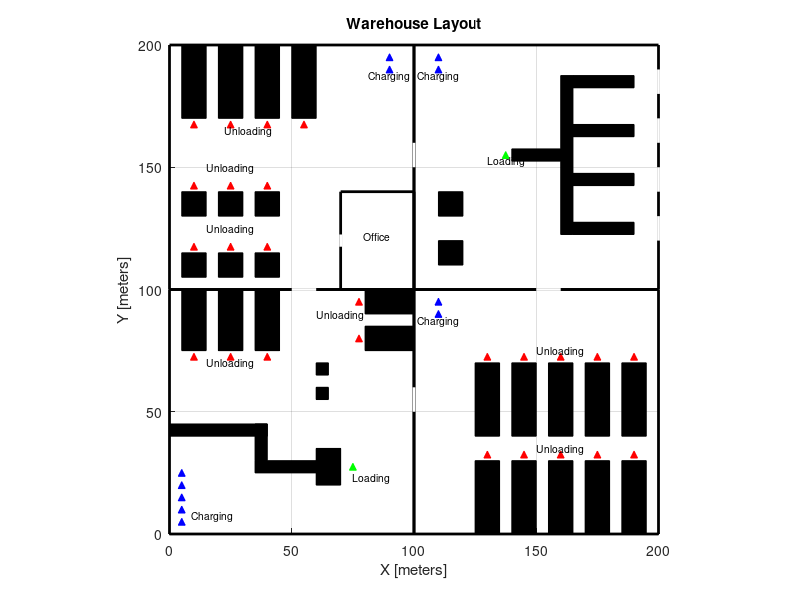

MATLAB code to generate this figure:
function warehouse_layout()

% Define the figure
figure;
hold on;
%% 

%%%%% ROOM 1 LAYOUT %%%%%

% Define the outer boundary for Room 1 (100x100 meters)
plot([0 100 100 0 0], [0 0 100 100 0], 'k', 'LineWidth', 2);

% Define the walls (black areas) as filled polygons
% Draw obstacles (partitions and blocks)

% Conveyor for arriving packages
fill([35 35 40 40], [30 45 45 30], 'k'); % Vertical conveyor

fill([35 35 60 60], [25 30 30 25], 'k'); % Horizontal conveyor 1

fill([0 0 40 40], [40 45 45 40], 'k'); % Horizontal conveyor 2

% Block 1
fill([60 60 70 70], [20 35 35 20], 'k'); % Small block near loading station

% Rack 1
fill([5 5 15 15], [75 100 100 75], 'k'); % Unloading rack 1

% Rack 2
fill([20 20 30 30], [75 100 100 75], 'k'); % Unloading rack 2

% Rack 3
fill([35 35 45 45], [75 100 100 75], 'k'); % Unloading rack 3

% Rack 4
fill([80 80 100 100], [90 100 100 90], 'k'); % Unloading rack 4

% Rack 5
fill([80 80 100 100], [75 85 85 75], 'k'); % Unloading rack 5

% Obstacle 1
fill([60 60 65 65], [65 70 70 65], 'k'); % Obstacle 1

% Obstacle 2
fill([60 60 65 65], [55 60 60 55], 'k'); % Obstacle 2

% Define the charging and loading/unloading areas
charging_x = [5, 5, 5, 5, 5];
charging_y = [5, 10, 15, 20, 25];

loading_x = 75;
loading_y = 27.5;

unloading_x = [10, 25, 40, 77.5, 77.5];
unloading_y = [72.5, 72.5, 72.5, 80, 95];

% Plot the charging stations
plot(charging_x, charging_y, 'b^', 'MarkerSize', 5, 'MarkerFaceColor', 'b');
text(17.5, 5, 'Charging', 'HorizontalAlignment', 'center', 'VerticalAlignment', 'bottom', 'FontSize', 7.5);

% Plot the loading stations
plot(loading_x, loading_y, 'g^', 'MarkerSize', 5, 'MarkerFaceColor', 'g');
text(75, 25, 'Loading', 'HorizontalAlignment', 'left', 'VerticalAlignment', 'top', 'FontSize', 7.5);

% Plot the unloading stations
plot(unloading_x, unloading_y, 'r^', 'MarkerSize', 5, 'MarkerFaceColor', 'r');
text(25, 67.5, 'Unloading', 'HorizontalAlignment', 'center', 'VerticalAlignment', 'bottom', 'FontSize', 7.5);
text(70, 87.5, 'Unloading', 'HorizontalAlignment', 'center', 'VerticalAlignment', 'bottom', 'FontSize', 7.5);


%% 

%%%%% ROOM 2 LAYOUT %%%%%

% Define the outer boundary for Room 2 (100x100 meters)
plot([100 200 200 100 100], [0 0 100 100 0], 'k', 'LineWidth', 2);

% Rack 1
fill([125 125 135 135], [0 30 30 0], 'k'); % Unloading rack 1

% Rack 2
fill([140 140 150 150], [0 30 30 0], 'k'); % Unloading rack 2

% Rack 3
fill([155 155 165 165], [0 30 30 0], 'k'); % Unloading rack 3

% Rack 4
fill([170 170 180 180], [0 30 30 0], 'k'); % Unloading rack 4

% Rack 5
fill([185 185 195 195], [0 30 30 0], 'k'); % Unloading rack 5

% Rack 6
fill([125 125 135 135], [40 70 70 40], 'k'); % Unloading rack 6

% Rack 7
fill([140 140 150 150], [40 70 70 40], 'k'); % Unloading rack 7

% Rack 8
fill([155 155 165 165], [40 70 70 40], 'k'); % Unloading rack 8

% Rack 9
fill([170 170 180 180], [40 70 70 40], 'k'); % Unloading rack 9

% Rack 10
fill([185 185 195 195], [40 70 70 40], 'k'); % Unloading rack 10

% Define the charging and unloading areas
charging_x = [110, 110];
charging_y = [90, 95];

unloading_x = [130, 145, 160, 175, 190, 130, 145, 160, 175, 190];
unloading_y = [32.5, 32.5, 32.5, 32.5, 32.5, 72.5, 72.5, 72.5, 72.5, 72.5];

% Plot the charging stations
plot(charging_x, charging_y, 'b^', 'MarkerSize', 5, 'MarkerFaceColor', 'b');
text(110, 85, 'Charging', 'HorizontalAlignment', 'center', 'VerticalAlignment', 'bottom', 'FontSize', 7.5);

% Plot the unloading stations
plot(unloading_x, unloading_y, 'r^', 'MarkerSize', 5, 'MarkerFaceColor', 'r');
text(160, 32.5, 'Unloading', 'HorizontalAlignment', 'center', 'VerticalAlignment', 'bottom', 'FontSize', 7.5);
text(160, 72.5, 'Unloading', 'HorizontalAlignment', 'center', 'VerticalAlignment', 'bottom', 'FontSize', 7.5);

%% 

%%%%% ROOM 3 LAYOUT %%%%%

% Define the outer boundary for Room 3 (100x100 meters)
plot([100 200 200 100 100], [100 100 200 200 100], 'k', 'LineWidth', 2);

% Conveyors to load into delivery trucks
fill([160 160 165 165], [122.5, 187.5, 187.5, 122.5], 'k'); % Vertical conveyor

fill([165 165 190 190], [122.5 127.5 127.5 122.5], 'k'); % Horizontal conveyor 1

fill([165 165 190 190], [142.5 147.5 147.5 142.5], 'k'); % Horizontal conveyor 2

fill([165 165 190 190], [162.5 167.5 167.5 162.5], 'k'); % Horizontal conveyor 3

fill([165 165 190 190], [182.5 187.5 187.5 182.5], 'k'); % Horizontal conveyor 4

fill([140 140 160 160], [152.5 157.5 157.5 152.5], 'k'); % Horizontal conveyor 4

% Obstacle 1
fill([110 110 120 120], [110 120 120 110], 'k'); % Obstacle 1

% Obstacle 2
fill([110 110 120 120], [130 140 140 130], 'k'); % Obstacle 2

% Define the charging and loading areas
charging_x = [110, 110];
charging_y = [190, 195];

loading_x = 137.5;
loading_y = 155;

% Plot the charging stations
plot(charging_x, charging_y, 'b^', 'MarkerSize', 5, 'MarkerFaceColor', 'b');
text(110, 185, 'Charging', 'HorizontalAlignment', 'center', 'VerticalAlignment', 'bottom', 'FontSize', 7.5);

% Plot the loading stations
plot(loading_x, loading_y, 'g^', 'MarkerSize', 5, 'MarkerFaceColor', 'g');
text(130, 155, 'Loading', 'HorizontalAlignment', 'left', 'VerticalAlignment', 'top', 'FontSize', 7.5);

% Door for the truck in Room 3
plot([200, 200], [120, 130], 'w', 'LineWidth', 2);
plot([200, 200], [140, 150], 'w', 'LineWidth', 2);
plot([200, 200], [160, 170], 'w', 'LineWidth', 2);
plot([200, 200], [180, 190], 'w', 'LineWidth', 2);

%% 

%%%%% ROOM 4 LAYOUT %%%%%

% Define the outer boundary for Room 4 (100x100 meters)
plot([0 100 100 0 0], [100 100 200 200 100], 'k', 'LineWidth', 2);

% Rack 1
fill([5 5 15 15], [170 200 200 170], 'k'); % Unloading rack 1

% Rack 2
fill([20 20 30 30], [170 200 200 170], 'k'); % Unloading rack 2

% Rack 3
fill([35 35 45 45], [170 200 200 170], 'k'); % Unloading rack 3

% Rack 4
fill([50 50 60 60], [170 200 200 170], 'k'); % Unloading rack 4

% Block 1
fill([5 5 15 15], [105 115 115 105], 'k');

% Block 2
fill([20 20 30 30], [105 115 115 105], 'k');

% Block 3
fill([35 35 45 45], [105 115 115 105], 'k');

% Block 4
fill([5 5 15 15], [130 140 140 130], 'k');

% Block 5
fill([20 20 30 30], [130 140 140 130], 'k');

% Block 6
fill([35 35 45 45], [130 140 140 130], 'k');

% Office
plot([70 70 100 100 70], [100 140 140 100 100], 'k', 'LineWidth', 2);
plot([70 70], [117.5 122.5], 'w', 'LineWidth', 2);

% Define the charging and unloading areas
charging_x = [90, 90];
charging_y = [190, 195];

unloading_x = [10, 25, 40, 55, 10, 25, 40, 10, 25, 40];
unloading_y = [167.5, 167.5, 167.5, 167.5, 142.5, 142.5, 142.5, 117.5, 117.5, 117.5];

% Plot the charging stations
plot(charging_x, charging_y, 'b^', 'MarkerSize', 5, 'MarkerFaceColor', 'b');
text(90, 185, 'Charging', 'HorizontalAlignment', 'center', 'VerticalAlignment', 'bottom', 'FontSize', 7.5);

% Plot the unloading stations
plot(unloading_x, unloading_y, 'r^', 'MarkerSize', 5, 'MarkerFaceColor', 'r');
text(32.5, 162.5, 'Unloading', 'HorizontalAlignment', 'center', 'VerticalAlignment', 'bottom', 'FontSize', 7.5);
text(25, 147.5, 'Unloading', 'HorizontalAlignment', 'center', 'VerticalAlignment', 'bottom', 'FontSize', 7.5);
text(25, 122.5, 'Unloading', 'HorizontalAlignment', 'center', 'VerticalAlignment', 'bottom', 'FontSize', 7.5);


text(85, 120, 'Office', 'HorizontalAlignment', 'center', 'VerticalAlignment', 'bottom', 'FontSize', 7.5);
%% 

%%%%% DOORS BETWEEN ROOMS %%%%%
% Door between Room 1 and Room 2
plot([100 100], [50 60], 'w', 'LineWidth', 2);

% Door between Room 2 and Room 3
plot([150 160], [100 100], 'w', 'LineWidth', 2);

% Door between Room 3 and Room 4
plot([100 100], [150 160], 'w', 'LineWidth', 2);

% Door between Room 4 and Room 1
plot([50 60], [100 100], 'w', 'LineWidth', 2);
%% 

% Set the axis limits and labels
axis([0 200 0 200]);
xlabel('X [meters]');
ylabel('Y [meters]');
title('Warehouse Layout');
grid on;
hold off;

% Adjust the aspect ratio
axis equal;